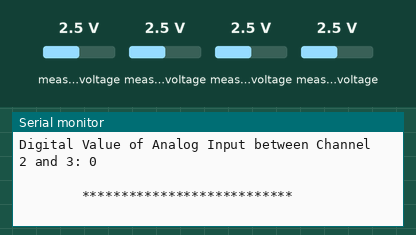
Bench run of a sketch on a simulated Arduino Uno, built with avr-gcc and run on an emulated ATmega328P. On the bench: the last lines printed to the serial monitor. Wiring (inferred from the names in the program): ADS1115 converter at I2C address 0x48. The test bench sets the inputs (shaded band); at power-on: measured voltage 2.5 V.

Above: at 1.2 s.
1.3 s: measured voltage (sensor 202) set to 0.1 V
At 1.67 s:
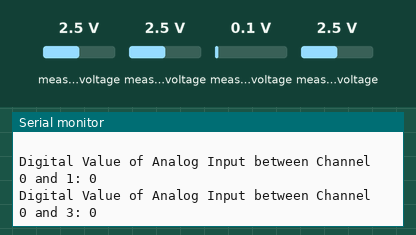
6.3 s: measured voltage (sensor 200) set to 0.1 V
At 7.51 s:
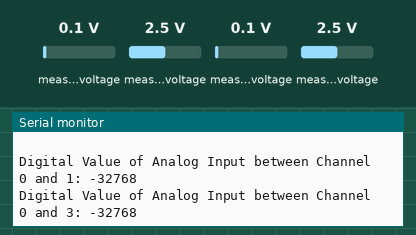
7.8 s: measured voltage (sensor 201) set to 0.1 V
At 8.97 s:
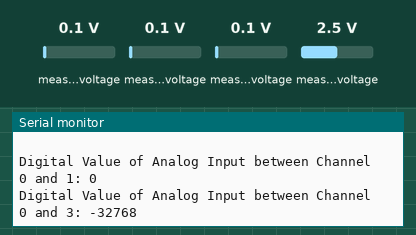
9.3 s: measured voltage (sensor 203) set to 1.2 V
At 10.43 s:
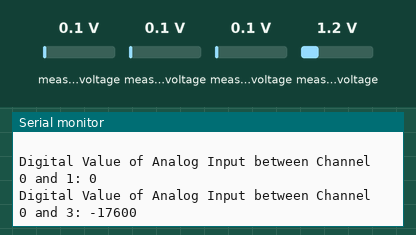
10.8 s: measured voltage (sensor 200) set to 1.2 V
At 11.89 s:
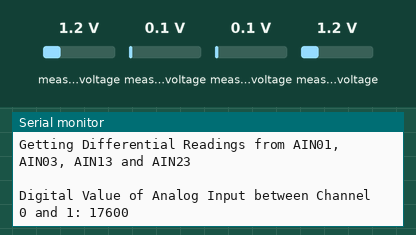
12.3 s: measured voltage (sensor 201) set to 2.5 V
At 13.36 s:
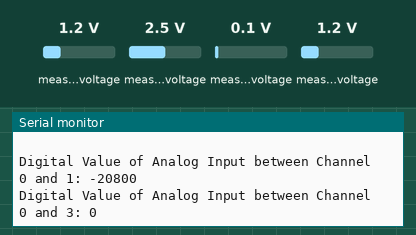
Timing chart, 0 to 14.8 s (numbered marks = the images above; inputs shaded):
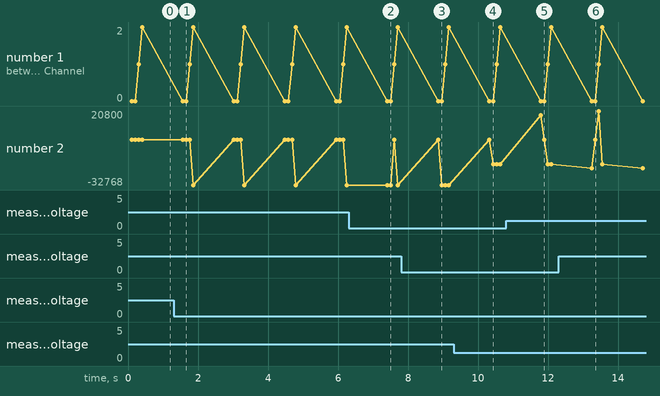

Measured:
- after the input at 6.3 s, the serial monitor: prints a new line after 1.1 s (image 2)
- after the input at 9.3 s, the serial monitor: prints a new line after 1.1 s (image 4)
- after the input at 10.8 s, the serial monitor: prints a new line after 0.99 s (image 5)
- after the input at 12.3 s, the serial monitor: prints a new line after 0.95 s (image 6)
- plotted number 2: 0 → -32768 after the input at 1.3 s, -32768 → -17600 after the input at 9.3 s, -17600 → -20800 after the input at 12.3 s

The sketch:

ADS1115_Differential.ino
```cpp
/**************************************************************************/
/*
        Distributed with a free-will license.
        Use it any way you want, profit or free, provided it fits in the licenses of its associated works.
        ADS1115
        This code is designed to work with the ADS1115_I2CADC I2C Mini Module available from ControlEverything.com.
        https://www.controleverything.com/content/Analog-Digital-Converters?sku=ADS1115_I2CADC#tabs-0-product_tabset-2
*/
/**************************************************************************/

#include <Wire.h>
#include <ADS1115.h>

ADS1115 ads;

void setup(void)
{
    Serial.begin(9600);

    // The address can be changed making the option of connecting multiple devices
    ads.getAddr_ADS1115(ADS1115_DEFAULT_ADDRESS);   // 0x48, 1001 000 (ADDR = GND)
    // ads.getAddr_ADS1115(ADS1115_VDD_ADDRESS);    // 0x49, 1001 001 (ADDR = VDD)
    // ads.getAddr_ADS1115(ADS1115_SDA_ADDRESS);    // 0x4A, 1001 010 (ADDR = SDA)
    // ads.getAddr_ADS1115(ADS1115_SCL_ADDRESS);    // 0x4B, 1001 011 (ADDR = SCL)

    // The ADC gain (PGA), Device operating mode, Data rate
    // can be changed via the following functions

    ads.setGain(GAIN_TWO);          // 2x gain   +/- 2.048V  1 bit = 0.0625mV (default)
    //ads.setGain(GAIN_TWOTHIRDS);  // 2/3x gain +/- 6.144V  1 bit = 0.1875mV
    // ads.setGain(GAIN_ONE);       // 1x gain   +/- 4.096V  1 bit = 0.125mV
    // ads.setGain(GAIN_FOUR);      // 4x gain   +/- 1.024V  1 bit = 0.03125mV
    // ads.setGain(GAIN_EIGHT);     // 8x gain   +/- 0.512V  1 bit = 0.015625mV
    // ads.setGain(GAIN_SIXTEEN);   // 16x gain  +/- 0.256V  1 bit = 0.0078125mV

    ads.setMode(MODE_CONTIN);       // Continuous conversion mode
    // ads.setMode(MODE_SINGLE);    // Power-down single-shot mode (default)

    ads.setRate(RATE_128);          // 128SPS (default)
    // ads.setRate(RATE_8);         // 8SPS
    // ads.setRate(RATE_16);        // 16SPS
    // ads.setRate(RATE_32);        // 32SPS
    // ads.setRate(RATE_64);        // 64SPS
    // ads.setRate(RATE_250);       // 250SPS
    // ads.setRate(RATE_475);       // 475SPS
    // ads.setRate(RATE_860);       // 860SPS

    ads.setOSMode(OSMODE_SINGLE);   // Set to start a single-conversion

    ads.begin();
}

void loop(void)
{
    byte error;
    int8_t address;

    address = ads.ads_i2cAddress;
    // The i2c_scanner uses the return value of
    // the Write.endTransmisstion to see if
    // a device did acknowledge to the address.
    Wire.beginTransmission(address);
    error = Wire.endTransmission();
    if (error == 0)
    {
        int16_t result01, result03, result13, result23;

        Serial.println("Getting Differential Readings from AIN01, AIN03, AIN13 and AIN23");
        Serial.println(" ");
        result01 = ads.Measure_Differential(01);
        Serial.print("Digital Value of Analog Input between Channel 0 and 1: ");
        Serial.println(result01);
        result03 = ads.Measure_Differential(03);
        Serial.print("Digital Value of Analog Input between Channel 0 and 3: ");
        Serial.println(result03);
        result13 = ads.Measure_Differential(13);
        Serial.print("Digital Value of Analog Input between Channel 1 and 3: ");
        Serial.println(result13);
        result23 = ads.Measure_Differential(23);
        Serial.print("Digital Value of Analog Input between Channel 2 and 3: ");
        Serial.println(result23);
        Serial.println(" ");
        Serial.println("        ***************************        ");
        Serial.println(" ");
    }
    else
    {
        Serial.println("ADS1115 Disconnected!");
        Serial.println(" ");
        Serial.println("        ************        ");
        Serial.println(" ");
    }

    delay(1000);
}
```

ADS1115.h
```cpp
/**************************************************************************/
/*
        Distributed with a free-will license.
        Use it any way you want, profit or free, provided it fits in the licenses of its associated works.
        ADS1115
        This code is designed to work with the ADS1115_I2CADC I2C Mini Module available from ControlEverything.com.
        https://www.controleverything.com/content/Analog-Digital-Converters?sku=ADS1115_I2CADC#tabs-0-product_tabset-2
*/
/**************************************************************************/

#if ARDUINO >= 100
#include "Arduino.h"
#else
#include "WProgram.h"
#endif

#include <Wire.h>

/**************************************************************************
    I2C ADDRESS/BITS
**************************************************************************/
    #define ADS1115_DEFAULT_ADDRESS         (0x48)    // 1001 000 (ADDR = GND)
    #define ADS1115_VDD_ADDRESS             (0x49)    // 1001 001 (ADDR = VDD)
    #define ADS1115_SDA_ADDRESS             (0x4A)    // 1001 010 (ADDR = SDA)
    #define ADS1115_SCL_ADDRESS             (0x4B)    // 1001 011 (ADDR = SCL)

/**************************************************************************
    CONVERSION DELAY (in mS)
**************************************************************************/
    #define ADS1115_CONVERSIONDELAY         (100)

/**************************************************************************
    POINTER REGISTER
**************************************************************************/
    #define ADS1115_REG_POINTER_MASK        (0x03)
    #define ADS1115_REG_POINTER_CONVERT     (0x00)
    #define ADS1115_REG_POINTER_CONFIG      (0x01)
    #define ADS1115_REG_POINTER_LOWTHRESH   (0x02)
    #define ADS1115_REG_POINTER_HITHRESH    (0x03)

/**************************************************************************
    CONFIG REGISTER
**************************************************************************/
    #define ADS1115_REG_CONFIG_OS_MASK      (0x8000)    // Operational status/single-shot conversion start
    #define ADS1115_REG_CONFIG_OS_NOEFFECT  (0x0000)    // Write: Bit = 0 No effect
    #define ADS1115_REG_CONFIG_OS_SINGLE    (0x8000)    // Write: Bit = 1 Begin a single conversion
    #define ADS1115_REG_CONFIG_OS_BUSY      (0x0000)    // Read: Bit = 0 Device is performing a conversion
    #define ADS1115_REG_CONFIG_OS_NOTBUSY   (0x8000)    // Read: Bit = 1 Device is not performing a conversion

    #define ADS1115_REG_CONFIG_MUX_MASK     (0x7000)    // Input multiplexer configuration
    #define ADS1115_REG_CONFIG_MUX_DIFF_0_1 (0x0000)    // Differential P = AIN0, N = AIN1 (default)
    #define ADS1115_REG_CONFIG_MUX_DIFF_0_3 (0x1000)    // Differential P = AIN0, N = AIN3
    #define ADS1115_REG_CONFIG_MUX_DIFF_1_3 (0x2000)    // Differential P = AIN1, N = AIN3
    #define ADS1115_REG_CONFIG_MUX_DIFF_2_3 (0x3000)    // Differential P = AIN2, N = AIN3
    #define ADS1115_REG_CONFIG_MUX_SINGLE_0 (0x4000)    // Single-ended P = AIN0, N = GND
    #define ADS1115_REG_CONFIG_MUX_SINGLE_1 (0x5000)    // Single-ended P = AIN1, N = GND
    #define ADS1115_REG_CONFIG_MUX_SINGLE_2 (0x6000)    // Single-ended P = AIN2, N = GND
    #define ADS1115_REG_CONFIG_MUX_SINGLE_3 (0x7000)    // Single-ended P = AIN3, N = GND

    #define ADS1115_REG_CONFIG_PGA_MASK     (0x0E00)    // Programmable gain amplifier configuration
    #define ADS1115_REG_CONFIG_PGA_6_144V   (0x0000)    // +/-6.144V range = Gain 2/3
    #define ADS1115_REG_CONFIG_PGA_4_096V   (0x0200)    // +/-4.096V range = Gain 1
    #define ADS1115_REG_CONFIG_PGA_2_048V   (0x0400)    // +/-2.048V range = Gain 2 (default)
    #define ADS1115_REG_CONFIG_PGA_1_024V   (0x0600)    // +/-1.024V range = Gain 4
    #define ADS1115_REG_CONFIG_PGA_0_512V   (0x0800)    // +/-0.512V range = Gain 8
    #define ADS1115_REG_CONFIG_PGA_0_256V   (0x0A00)    // +/-0.256V range = Gain 16

    #define ADS1115_REG_CONFIG_MODE_MASK    (0x0100)    // Device operating mode
    #define ADS1115_REG_CONFIG_MODE_CONTIN  (0x0000)    // Continuous conversion mode
    #define ADS1115_REG_CONFIG_MODE_SINGLE  (0x0100)    // Power-down single-shot mode (default)

    #define ADS1115_REG_CONFIG_DR_MASK      (0x00E0)    // Data rate
    #define ADS1115_REG_CONFIG_DR_8SPS      (0x0000)    // 8 samples per second
    #define ADS1115_REG_CONFIG_DR_16SPS     (0x0020)    // 16 samples per second
    #define ADS1115_REG_CONFIG_DR_32SPS     (0x0040)    // 32 samples per second
    #define ADS1115_REG_CONFIG_DR_64SPS     (0x0060)    // 64 samples per second
    #define ADS1115_REG_CONFIG_DR_128SPS    (0x0080)    // 128 samples per second (default)
    #define ADS1115_REG_CONFIG_DR_250SPS    (0x00A0)    // 250 samples per second
    #define ADS1115_REG_CONFIG_DR_475SPS    (0x00C0)    // 475 samples per second
    #define ADS1115_REG_CONFIG_DR_860SPS    (0x00E0)    // 860 samples per second

    #define ADS1115_REG_CONFIG_CMODE_MASK   (0x0010)    // Comparator mode
    #define ADS1115_REG_CONFIG_CMODE_TRAD   (0x0000)    // Traditional comparator with hysteresis (default)
    #define ADS1115_REG_CONFIG_CMODE_WINDOW (0x0010)    // Window comparator

    #define ADS1115_REG_CONFIG_CPOL_MASK    (0x0008)    // Comparator polarity
    #define ADS1115_REG_CONFIG_CPOL_ACTVLOW (0x0000)    // ALERT/RDY pin is low when active (default)
    #define ADS1115_REG_CONFIG_CPOL_ACTVHI  (0x0008)    // ALERT/RDY pin is high when active

    #define ADS1115_REG_CONFIG_CLAT_MASK    (0x0004)    // Latching comparator
    #define ADS1115_REG_CONFIG_CLAT_NONLAT  (0x0000)    // Non-latching comparator (default)
    #define ADS1115_REG_CONFIG_CLAT_LATCH   (0x0004)    // Latching comparator

    #define ADS1115_REG_CONFIG_CQUE_MASK    (0x0003)    // Comparator queue and disable
    #define ADS1115_REG_CONFIG_CQUE_1CONV   (0x0000)    // Assert ALERT/RDY after one conversions
    #define ADS1115_REG_CONFIG_CQUE_2CONV   (0x0001)    // Assert ALERT/RDY after two conversions
    #define ADS1115_REG_CONFIG_CQUE_4CONV   (0x0002)    // Assert ALERT/RDY after four conversions
    #define ADS1115_REG_CONFIG_CQUE_NONE    (0x0003)    // Disable the comparator and put ALERT/RDY in high state (default)

typedef enum
{
    OSMODE_SINGLE       = ADS1115_REG_CONFIG_OS_SINGLE,
    OSMODE_BUSY         = ADS1115_REG_CONFIG_OS_BUSY,
    OSMODE_NOTBUSY      = ADS1115_REG_CONFIG_OS_NOTBUSY

} adsOSMode_t;

typedef enum
{
    GAIN_TWOTHIRDS      = ADS1115_REG_CONFIG_PGA_6_144V,
    GAIN_ONE            = ADS1115_REG_CONFIG_PGA_4_096V,
    GAIN_TWO            = ADS1115_REG_CONFIG_PGA_2_048V,
    GAIN_FOUR           = ADS1115_REG_CONFIG_PGA_1_024V,
    GAIN_EIGHT          = ADS1115_REG_CONFIG_PGA_0_512V,
    GAIN_SIXTEEN        = ADS1115_REG_CONFIG_PGA_0_256V
} adsGain_t;

typedef enum
{
    MODE_CONTIN         = ADS1115_REG_CONFIG_MODE_CONTIN,
    MODE_SINGLE         = ADS1115_REG_CONFIG_MODE_SINGLE
} adsMode_t;

typedef enum
{
    RATE_8              = ADS1115_REG_CONFIG_DR_8SPS,
    RATE_16             = ADS1115_REG_CONFIG_DR_16SPS,
    RATE_32             = ADS1115_REG_CONFIG_DR_32SPS,
    RATE_64             = ADS1115_REG_CONFIG_DR_64SPS,
    RATE_128            = ADS1115_REG_CONFIG_DR_128SPS,
    RATE_250            = ADS1115_REG_CONFIG_DR_250SPS,
    RATE_475            = ADS1115_REG_CONFIG_DR_475SPS,
    RATE_860            = ADS1115_REG_CONFIG_DR_860SPS
} adsRate_t;

typedef enum
{
    COMPMODE_TRAD       = ADS1115_REG_CONFIG_CMODE_TRAD,
    COMPMODE_WINDOW     = ADS1115_REG_CONFIG_CMODE_WINDOW
} adsCompMode_t;

typedef enum
{
    COMPPOL_LOW         = ADS1115_REG_CONFIG_CPOL_ACTVLOW,
    COMPPOL_HIGH        = ADS1115_REG_CONFIG_CPOL_ACTVHI
} adsCompPol_t;

typedef enum
{
    COMPLAT_NONLAT      = ADS1115_REG_CONFIG_CLAT_NONLAT,
    COMPLAT_LATCH       = ADS1115_REG_CONFIG_CLAT_LATCH
} adsCompLat_t;

typedef enum
{
    COMPQUE_ONE         = ADS1115_REG_CONFIG_CQUE_1CONV,
    COMPQUE_TWO         = ADS1115_REG_CONFIG_CQUE_2CONV,
    COMPQUE_FOUR        = ADS1115_REG_CONFIG_CQUE_4CONV,
    COMPQUE_NONE        = ADS1115_REG_CONFIG_CQUE_NONE
} adsCompQue_t;

class ADS1115
{
    protected:
        // Instance-specific properties
        uint8_t ads_conversionDelay;
        int16_t ads_lowthreshold;
        int16_t ads_highthreshold;
        adsOSMode_t ads_osmode;
        adsGain_t ads_gain;
        adsMode_t ads_mode;
        adsRate_t ads_rate;
        adsCompMode_t ads_compmode;
        adsCompPol_t ads_comppol;
        adsCompLat_t ads_complat;
        adsCompQue_t ads_compque;

    public:
        uint8_t ads_i2cAddress;
        void getAddr_ADS1115(uint8_t i2cAddress);
        void begin(void);
        uint16_t Measure_SingleEnded(uint8_t channel);
        int16_t Measure_Differential(uint8_t channel);
        int16_t Comparator_SingleEnded(uint8_t channel);
        int16_t Comparator_Differential(uint8_t channel);
        int16_t getLastConversionResults();
        void setOSMode(adsOSMode_t osmode);
        adsOSMode_t getOSMode(void);
        void setGain(adsGain_t gain);
        adsGain_t getGain(void);
        void setMode(adsMode_t mode);
        adsMode_t getMode(void);
        void setRate(adsRate_t rate);
        adsRate_t getRate(void);
        void setCompMode(adsCompMode_t compmode);
        adsCompMode_t getCompMode(void);
        void setCompPol(adsCompPol_t comppol);
        adsCompPol_t getCompPol(void);
        void setCompLat(adsCompLat_t complat);
        adsCompLat_t getCompLat(void);
        void setCompQue(adsCompQue_t compque);
        adsCompQue_t getCompQue(void);
        void setLowThreshold(int16_t threshold);
        int16_t   getLowThreshold();
        void setHighThreshold(int16_t threshold);
        int16_t   getHighThreshold();

    private:
};
```

Source omitted: ADS1115.cpp (17003 bytes)
